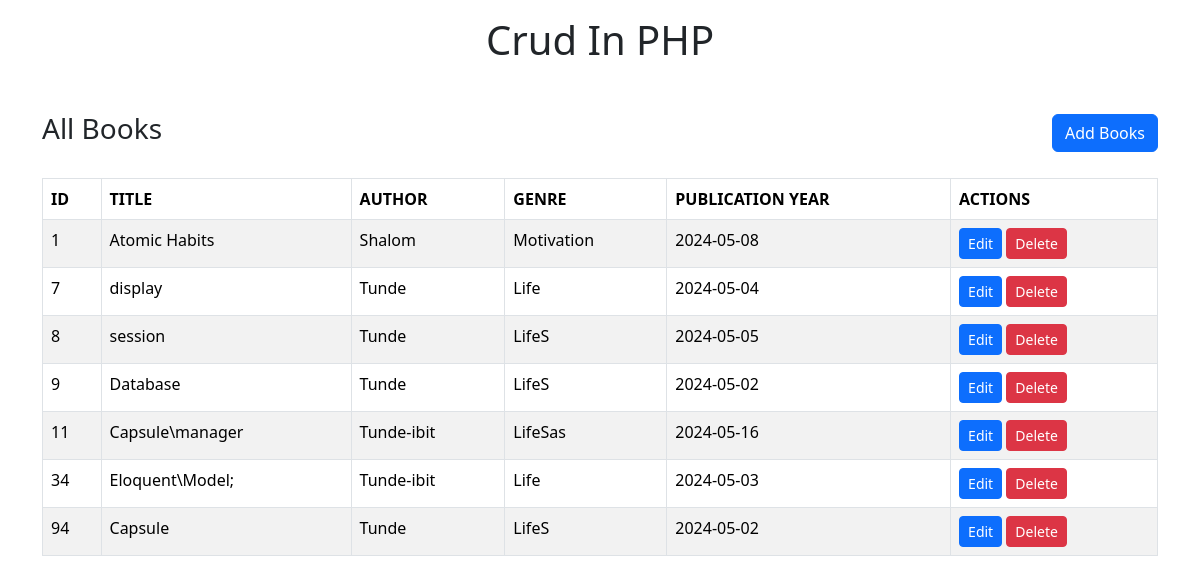
The page / on the database its author committed.
### tables this page shows
CREATE TABLE `books` (
  `id` int NOT NULL,
  `title` varchar(255) NOT NULL,
  `author` varchar(255) NOT NULL,
  `genre` varchar(255) NOT NULL,
  `publication_year` date DEFAULT NULL
);

### index.php (the view, shortened to what this page needs)
<?php
include('layout/header.php');
$host = 'sql11.freesqldatabase.com';
$database = 'sql11704334';
$username = 'sql11704334';
$password = '3MmRgAY1P9';
try {
    $pdo = new PDO("mysql:host=$host;dbname=$database;charset=utf8", $username, $password);
    $pdo->setAttribute(PDO::ATTR_ERRMODE, PDO::ERRMODE_EXCEPTION);
} catch(PDOException $e) {
    die("Connection failed: " . $e->getMessage());
}
?>
<h1 class="text-center pt-3 mb-4">Crud In PHP</h1>
<div class="container pt-4">
    <div class="mb-4" style="display: flex; justify-content:space-between;align-items:center">
        <h3>All Books</h3>
        <button type="button" class="btn btn-primary" data-bs-toggle="modal" data-bs-target="#exampleModal">Add Books</button>
    </div>
    <table class="table table-bordered table-striped table-hover">
        <thead>
            <tr>
                <th>ID</th>
                <th>TITLE</th>
                <th>AUTHOR</th>
                <th>GENRE</th>
                <th>PUBLICATION YEAR</th>
                <th>ACTIONS</th>
            </tr>
        </thead>
        <tbody>
        <?php
            $query = "SELECT * FROM `books`";
            try {
                $statement = $pdo->query($query);
                while ($row = $statement->fetch(PDO::FETCH_ASSOC)) {
                    echo "<tr>";
                    echo "<td>{$row['id']}</td>";
                    echo "<td>{$row['title']}</td>";
                    echo "<td>{$row['author']}</td>";
                    echo "<td>{$row['genre']}</td>";
                    echo "<td>{$row['publication_year']}</td>";
                    echo "<td>
                    <button type='button' class='btn btn-primary btn-sm' onclick='populateForm(".json_encode($row).")'>Edit</button>
                    <button type='button' onclick='confirmDelete({$row['id']})' class='btn btn-danger btn-sm'>Delete</button>
                  </td>";
                    echo "</tr>";
                }
            } catch(PDOException $e) {
                die("Query failed: " . $e->getMessage());
            }
            ?>
        </tbody>
    </table>
</div>
<?php include('layout/footer.php'); ?>

### layout/header.php (shortened to what this page needs)
<!DOCTYPE html>
<html lang="en">
<head>
    <link href="https://cdn.jsdelivr.net/npm/bootstrap@5.3.3/dist/css/bootstrap.min.css" rel="stylesheet">
</head>
<body>

### layout/footer.php (shortened to what this page needs)
</body>
</html>

### rows shown on the page
books: id "1", title "Atomic Habits", author "Shalom", genre "Motivation", publication_year "2024-05-08"
books: id "7", title "display", author "Tunde", genre "Life", publication_year "2024-05-04"
books: id "8", title "session", author "Tunde", genre "LifeS", publication_year "2024-05-05"
books: id "9", title "Database", author "Tunde", genre "LifeS", publication_year "2024-05-02"
books: id "11", title "Capsule\\manager", author "Tunde-ibit", genre "LifeSas", publication_year "2024-05-16"
books: id "34", title "Eloquent\\Model;", author "Tunde-ibit", genre "Life", publication_year "2024-05-03"
books: id "94", title "Capsule", author "Tunde", genre "LifeS", publication_year "2024-05-02"
